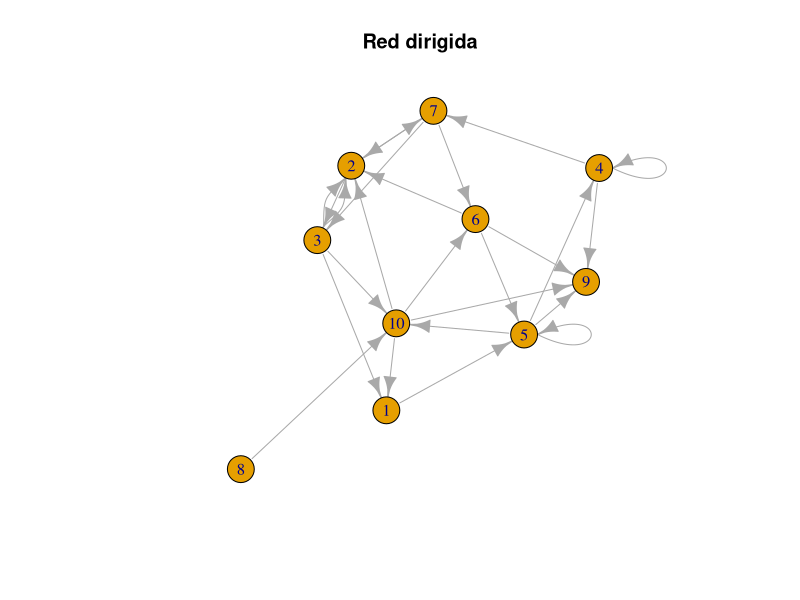
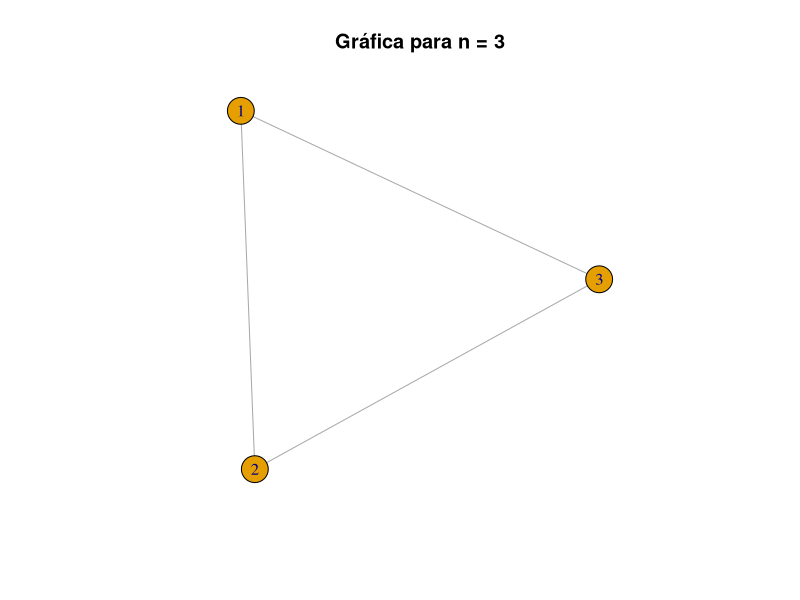
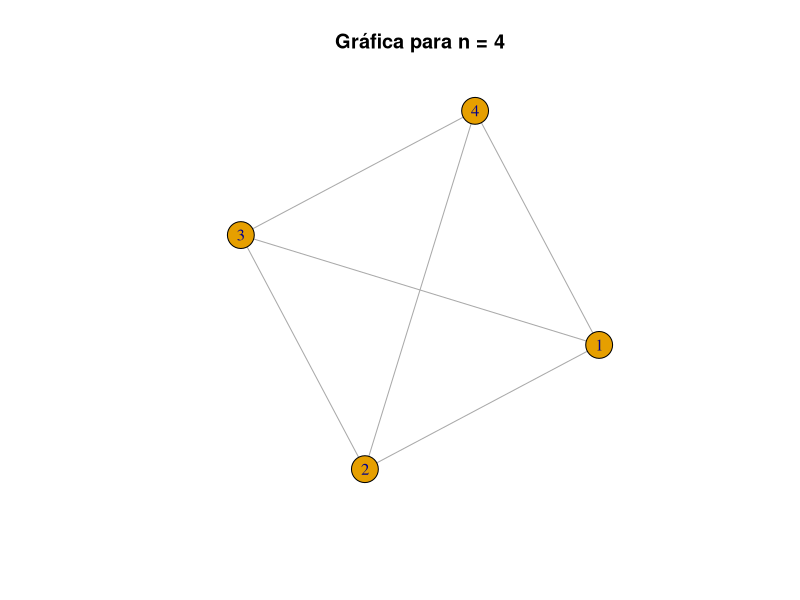
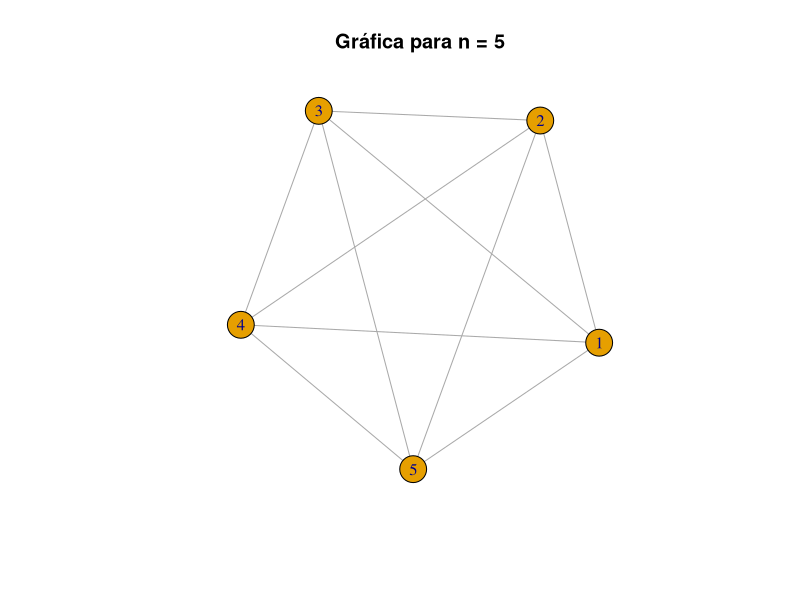
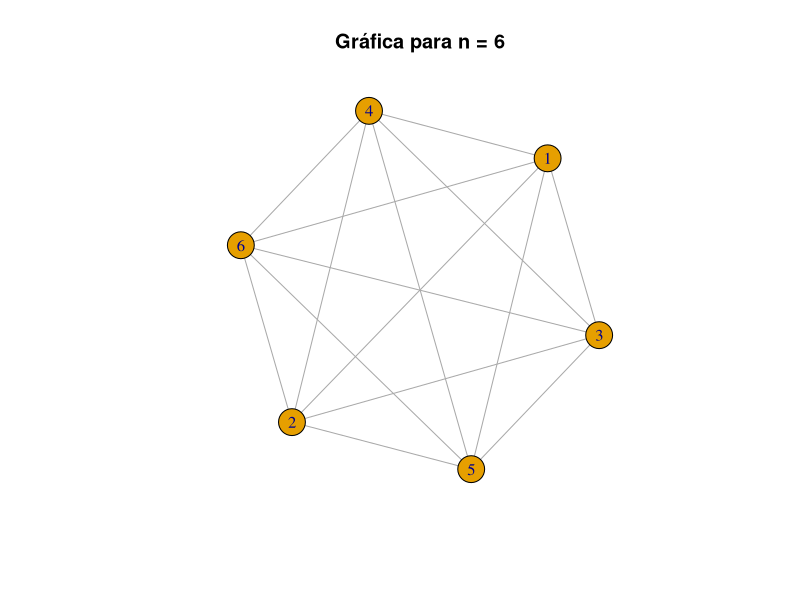
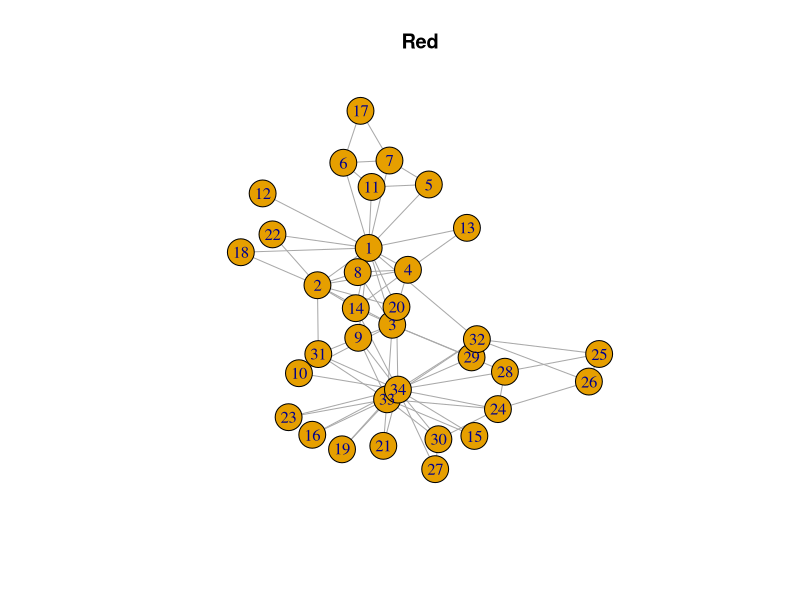
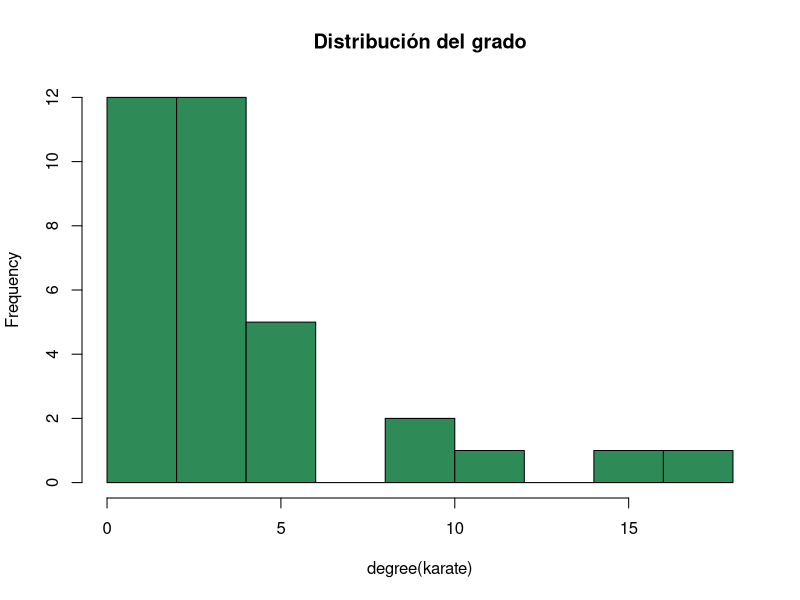

Generate these figures, in order, with R: (Note: this script raises an error after producing the figures.)

library (igraph)
karate <- make_graph("Zachary")

#Pregunta 2
g <- make_empty_graph ( n= 10, directed = TRUE)

conex <- sample(1:10, 50, replace = TRUE) #para 25 conexiones necesito 50 números, porque van en pares
conex

#Pregunta 3
max_conex <- function (x) { #x representa el número de nodos
  max <- (x*(x-1))/2
  return (max) #Hubiera estado mejor dejar la función para que trabajara con un vector de nodos
}

#le pedía a la IA que les pusiera coma entre los 50 números para volverlos a guardar en el vector
conex <- c(7, 6, 10, 2, 7, 2, 6, 5, 8, 10, 4, 9, 10, 6, 4, 7, 2, 7, 3, 2, 6, 9, 5, 5, 6, 2, 3, 10, 7, 3, 5, 4, 4, 4, 10, 9, 2, 3, 3, 1, 5, 9, 1, 5, 5, 10, 3, 2, 10, 1)
g <- add_edges (g, conex)
plot(g, main = "Red dirigida")

mean(degree(g, mode = "in"))
mean(degree(g, mode = "out"))

#Ciclos for para gráficas
for (i in 3:6) {
  gr <- make_full_graph(i, directed = FALSE)
  cat("Número de nodos:", i, "\n")
  cat("Máximo número de conexiones para una red de", i, "nodos:", max_conex(i), "\n")
  plot(gr, main = paste("Gráfica para n =", i))
}






####EJERCICIO GRÁFICAS 






## ¿Cuántos nodos y conexiones tiene?
plot(karate, main = "Red")

## ¿Quiénes son los nodos y cuál es la regla de conexión?
karate
#IGRAPH fcc9838 U--- 34 78 -- Zachary
#Indica una red U - undirected (no dirigida) de 34 nodos
#

## ¿Qué tan densa es la red?
edge_density(karate)

##¿Cómo obtienes la matriz de adyacencia?
adj_mat <- as.matrix (get.adjacency (karate) )
adj_mat

## Calcula y gráfica la distribución de conectividades

#Calculo de distribución de conectividades
degree(karate)
#Gráfica
dist_con <- hist(degree(karate), col="seagreen", main = "Distribución del grado")
dist_con

##Calcula el diámetro, la matriz de distancias y la distancia promedio
diameter(karate)
adj_mat <- as.matrix (get.adjacency (karate) )
adj_mat <- as.matrix (get.adjacency (karate) )
adj_mat
mean_distance(karate)

## Encuentra la trayectoria de los nodos más alejados.
#sort ((get_diameter (karate)), decreasing = TRUE )}
diameter (karate)

################ EJERCICIO 2

#Cargar la red 
g2 <-read.csv("Data/adjacency_matrix.csv")
rownames(g2)<-g2[,1]
g2<-g2[,-1]
g2<-as.matrix(g2)
diag(g2)<-0
red < -graph_from_adjacency_matrix(g2)

#FUNCIÓN
amigos_de_amigos <- function (persona) {
  sus_amigos <- neighbors(red, persona, mode = "out")
  num_amigos <- length(sus_amigos)
  #Del ejemplo en la práctica sapply(networks, function(g) transitivity(g, type = "global"))
  amigos_de_amigos <- sapply ( sus_amigos, function(ami) length(neighbors (red, ami, mode = "out")) )
  
  
  cat ("Amigos de la persona:", num_amigos, "\n")
  cat ("Amigos de sus amigos:", amigos_de_amigos, "\n")
  
}

#Comprobar la función

amigos_de_amigos("JULIETA")
amigos_de_amigos("TRINIDAD")
amigos_de_amigos("ISABEL")
amigos_de_amigos("BLANCA")

#2DA FUNCIÓN 
trayectoria_larga <- function (persona1, persona2) {
  #Calcular los trayectos
  trayectos <- all_simple_paths (red, from = persona1, to =persona2, mode = "all" )
  #Añado all porque in y out no los calcula
  #Calcular la longitud de los paths
  long_trayectos <- sapply (trayectos, function (tray) length (tray) - 1 )
  #Añadí el -1 porque lo que da es el número de nodos, si se resta 1 da la conexión entre estos
  max_trayecto <- trayectos[[which.max(long_trayectos)]]
  #Trayectos guarda la secunia de nodos y long_trayectos la longitud
  max_long <- max(long_trayectos)
  
  cat("Máximo trayecto:", paste(max_trayecto, collapse = " -> "), "\n")
  cat ("Longitud máxima:", max_long)
  
}

trayectoria_larga ("JULIETA", "BLANCA")


###### EJERCICIO 3

delecion_sucesiva <- function (grafica, num_deleciones) {
  dist_inicial <-  mean_distance(grafica)
  dist_final <- num_deleciones
  graf_modif <- grafica
  
  for (i in 1:num_deleciones) { 
    #Sample de los nodos, al azar
    #En vez de 
    samp <- sample (1:(length (graf_modif)), 1, replace = FALSE)
    #deleciones
    graf_modif <- delete_vertices (graf_modif, samp)
    #Guardar deleciones
  }
  
  dist_final <- mean_distance(graf_modif)
  
  cat ("Distancia promedio inicial:", dist_inicial, "\n")
  cat ("Distancia promedio final:", dist_final)
}

ye2 <- yeast

delecion_sucesiva(ye2, 300)

##Función de elimar proteínas más conectadas 


delecion_conect <- function (grafica, num_deleciones) {
  graf_modif <- grafica   #gráfica inicial para irle haciendo las iteraciones
  dist_inicial <- mean_distance(grafica)
  #Definir los nodos (proteínas) más conectadas según el degree total 
  prot_conect <- degree(graf_modif, mode = "total") 
  #elegir el nodo más conectado
  nodo_mas_conectado <- which.max(prot_conect)
  
  for (i in 1:num_deleciones) { 
    graf_modif <- delete_vertices (graf_modif, nodo_mas_conectado)
  }
  
  dist_final <- mean_distance (graf_modif)
  
  cat ("Distancia promedio inicial:", dist_inicial, "\n")
  cat ("Distancia promedio final:", dist_final)
}

delecion_conect (ye2, 300)


#Supongo que cambio por Vcount???
for (i in 1:num_deleciones) {
  if (vcount(graf_modif) <= 1) #no tiene sentido
  #Lo que quiero hacer:
  prot_conect <- degree(graf_modif, mode = "total")
  nodo_mas_conectado <- which.max(prot_conect)
  
  graf_modif <- delete_vertices(graf_modif, nodo_mas_conectado)
  }

##Promedio CC
prom_cc <- mean(transitivity(yeast,type = "local")) #salemn valores NaN
#remover NaN: 
na.omit(prom_cc) #no puede porque prom_cc es numérico 
class(prom_cc)

#Recalcular:
#Volver a seleccionar 
y_cc <- transitivity(yeast,type = "local")
prom_cc <- mean(y_cc, na.rm = TRUE) 
prom_cc

yeast




